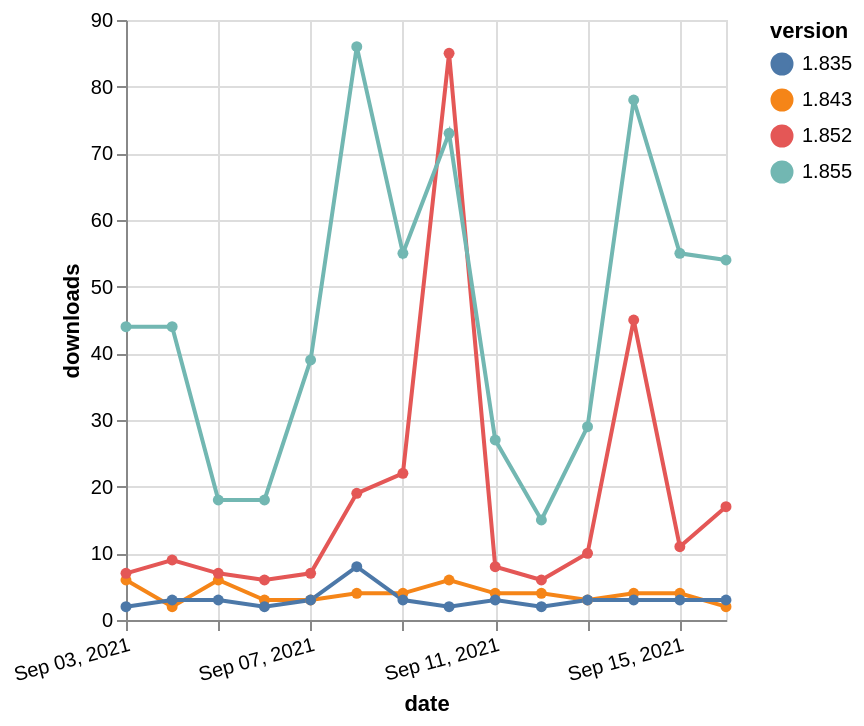

Express this chart as Vega-Lite.
### Vega-Lite specification from a JSON file in a GitHub repository (floating-point values rounded to 4 significant figures)
{"$schema": "https://vega.github.io/schema/vega-lite/v5.json", "description": "A simple bar chart with embedded data.", "data": {"values": [{"date": "2021-09-03", "total": 14160, "delta": 6, "version": "1.843"}, {"date": "2021-09-04", "total": 14162, "delta": 2, "version": "1.843"}, {"date": "2021-09-05", "total": 14168, "delta": 6, "version": "1.843"}, {"date": "2021-09-06", "total": 14171, "delta": 3, "version": "1.843"}, {"date": "2021-09-07", "total": 14174, "delta": 3, "version": "1.843"}, {"date": "2021-09-08", "total": 14178, "delta": 4, "version": "1.843"}, {"date": "2021-09-09", "total": 14182, "delta": 4, "version": "1.843"}, {"date": "2021-09-10", "total": 14188, "delta": 6, "version": "1.843"}, {"date": "2021-09-11", "total": 14192, "delta": 4, "version": "1.843"}, {"date": "2021-09-12", "total": 14196, "delta": 4, "version": "1.843"}, {"date": "2021-09-13", "total": 14199, "delta": 3, "version": "1.843"}, {"date": "2021-09-14", "total": 14203, "delta": 4, "version": "1.843"}, {"date": "2021-09-15", "total": 14207, "delta": 4, "version": "1.843"}, {"date": "2021-09-16", "total": 14209, "delta": 2, "version": "1.843"}, {"date": "2021-09-03", "total": 31072, "delta": 2, "version": "1.835"}, {"date": "2021-09-04", "total": 31075, "delta": 3, "version": "1.835"}, {"date": "2021-09-05", "total": 31078, "delta": 3, "version": "1.835"}, {"date": "2021-09-06", "total": 31080, "delta": 2, "version": "1.835"}, {"date": "2021-09-07", "total": 31083, "delta": 3, "version": "1.835"}, {"date": "2021-09-08", "total": 31091, "delta": 8, "version": "1.835"}, {"date": "2021-09-09", "total": 31094, "delta": 3, "version": "1.835"}, {"date": "2021-09-10", "total": 31096, "delta": 2, "version": "1.835"}, {"date": "2021-09-11", "total": 31099, "delta": 3, "version": "1.835"}, {"date": "2021-09-12", "total": 31101, "delta": 2, "version": "1.835"}, {"date": "2021-09-13", "total": 31104, "delta": 3, "version": "1.835"}, {"date": "2021-09-14", "total": 31107, "delta": 3, "version": "1.835"}, {"date": "2021-09-15", "total": 31110, "delta": 3, "version": "1.835"}, {"date": "2021-09-16", "total": 31113, "delta": 3, "version": "1.835"}, {"date": "2021-09-03", "total": 45516, "delta": 7, "version": "1.852"}, {"date": "2021-09-04", "total": 45525, "delta": 9, "version": "1.852"}, {"date": "2021-09-05", "total": 45532, "delta": 7, "version": "1.852"}, {"date": "2021-09-06", "total": 45538, "delta": 6, "version": "1.852"}, {"date": "2021-09-07", "total": 45545, "delta": 7, "version": "1.852"}, {"date": "2021-09-08", "total": 45564, "delta": 19, "version": "1.852"}, {"date": "2021-09-09", "total": 45586, "delta": 22, "version": "1.852"}, {"date": "2021-09-10", "total": 45671, "delta": 85, "version": "1.852"}, {"date": "2021-09-11", "total": 45679, "delta": 8, "version": "1.852"}, {"date": "2021-09-12", "total": 45685, "delta": 6, "version": "1.852"}, {"date": "2021-09-13", "total": 45695, "delta": 10, "version": "1.852"}, {"date": "2021-09-14", "total": 45740, "delta": 45, "version": "1.852"}, {"date": "2021-09-15", "total": 45751, "delta": 11, "version": "1.852"}, {"date": "2021-09-16", "total": 45768, "delta": 17, "version": "1.852"}, {"date": "2021-09-03", "total": 12057, "delta": 44, "version": "1.855"}, {"date": "2021-09-04", "total": 12101, "delta": 44, "version": "1.855"}, {"date": "2021-09-05", "total": 12119, "delta": 18, "version": "1.855"}, {"date": "2021-09-06", "total": 12137, "delta": 18, "version": "1.855"}, {"date": "2021-09-07", "total": 12176, "delta": 39, "version": "1.855"}, {"date": "2021-09-08", "total": 12262, "delta": 86, "version": "1.855"}, {"date": "2021-09-09", "total": 12317, "delta": 55, "version": "1.855"}, {"date": "2021-09-10", "total": 12390, "delta": 73, "version": "1.855"}, {"date": "2021-09-11", "total": 12417, "delta": 27, "version": "1.855"}, {"date": "2021-09-12", "total": 12432, "delta": 15, "version": "1.855"}, {"date": "2021-09-13", "total": 12461, "delta": 29, "version": "1.855"}, {"date": "2021-09-14", "total": 12539, "delta": 78, "version": "1.855"}, {"date": "2021-09-15", "total": 12594, "delta": 55, "version": "1.855"}, {"date": "2021-09-16", "total": 12648, "delta": 54, "version": "1.855"}]}, "width": "container", "mark": {"type": "line", "point": {"filled": true}}, "encoding": {"x": {"field": "date", "type": "temporal", "timeUnit": "yearmonthdate", "title": "date", "axis": {"labelAngle": -15}}, "y": {"field": "delta", "type": "quantitative", "title": "downloads"}, "color": {"field": "version", "type": "nominal"}, "tooltip": {"field": "delta"}}}
